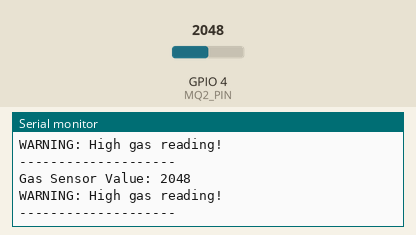
Bench run of a sketch on a simulated Seeed XIAO ESP32-S3. On the bench: the last lines printed to the serial monitor. The inputs (shaded band) are chosen by the test bench; at power-on: GPIO 4 (MQ2_PIN) = 2048.

Above: at 1.8 s.
1.9 s: GPIO 4 (MQ2_PIN) set to 1960
At 2.8 s:
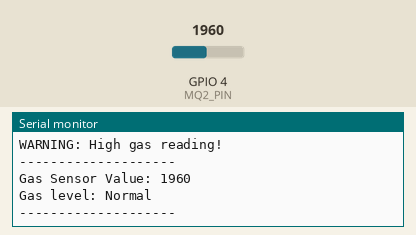
4.5 s: GPIO 4 (MQ2_PIN) set to 2040
At 5.5 s:
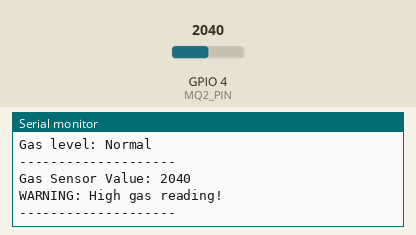
Timing chart, 0 to 7.5 s (numbered marks = the images above; inputs shaded):
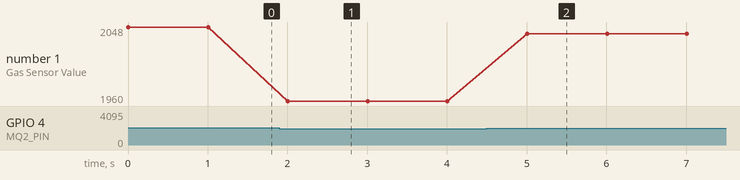

The sketch:

Gas_sensor.ino
```cpp
// ==========================================
// SPY CAR - GAS SENSOR
// XIAO ESP32-S3 Sense + MQ-2
// ==========================================

#define MQ2_PIN 4

void setup() {
  Serial.begin(115200);

  pinMode(MQ2_PIN, INPUT);

  Serial.println("MQ-2 Gas Sensor Started");
  Serial.println("Warming up sensor...");
}

void loop() {

  int gasValue = analogRead(MQ2_PIN);

  Serial.print("Gas Sensor Value: ");
  Serial.println(gasValue);

  if (gasValue > 2000) {
    Serial.println("WARNING: High gas reading!");
  }
  else {
    Serial.println("Gas level: Normal");
  }

  Serial.println("--------------------");

  delay(1000);
}
```

Measured:
- after the input at 1.9 s, the serial monitor: prints a new line after 0.11 s (image 1)
- after the input at 4.5 s, the serial monitor: prints a new line after 0.51 s (image 2)
- plotted number 1: 2048 → 1960 after the input at 1.9 s, 1960 → 2040 after the input at 4.5 s
